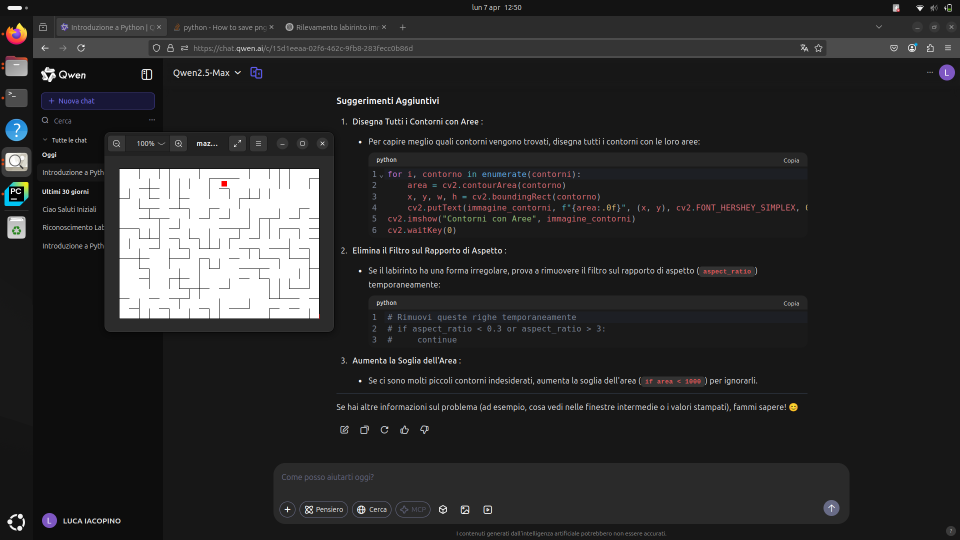
#> input picture maze_image/boh1.png, 1920 x 1080 px, found by its file name (shown at 1/2 size)
$ python maze_detect.py
#> lines starting #> are read from the running program, lines starting #| are printed output that depends on the picture; after the words box and inside, x2 and y2 are one past the last pixel; in counts of white or black regions, pixels touching at a corner belong together
import cv2  # Library for image processing
import numpy as np  # Library for working with arrays and matrices

def load_image(image_path):
#> called with image_path = './maze_image/boh1.png'
    image = cv2.imread(image_path)
#> image is the input picture: shape (1080, 1920, 3); mean B, G, R 43.8, 43.4, 43.7
    if image is None:
        print("Error: Unable to load image from '{}'".format(image_path))
        exit()
    cv2.imshow('image', image)
    cv2.waitKey(0)
    cv2.destroyWindow('image')
    return image


def detection_maze(image, scale):
    # Resize the image based on the scale
    height, width = image.shape[:2]
    resized_image = cv2.resize(image, (int(width * scale), int(height * scale)))

    # Convert the image to grayscale
    gray = cv2.cvtColor(resized_image, cv2.COLOR_BGR2GRAY)
    cv2.imshow("Gray", gray)
    cv2.waitKey(0)

    # Apply a Gaussian blur to reduce noise
    blurred_gray = cv2.GaussianBlur(gray, (5, 5), 0)

    cv2.imshow("Blurred Gray", blurred_gray)
    cv2.waitKey(0)

    # Detect edges using Canny Edge Detection
    edges = cv2.Canny(blurred_gray, threshold1=50, threshold2=200)
    cv2.imshow("Edges", edges)
    cv2.waitKey(0)

    # Apply morphological filters to enhance edges
    kernel = np.ones((5, 5), np.uint8)
    enhanced_edges = cv2.morphologyEx(edges, cv2.MORPH_CLOSE, kernel)

    # Find contours in the image
    contours, _ = cv2.findContours(enhanced_edges, cv2.RETR_EXTERNAL, cv2.CHAIN_APPROX_SIMPLE)

    # Filter contours to find those that might represent a maze
    best_contour = None
    best_area = 0

    for contour in contours:
        # Calculate the area of the contour
        area = cv2.contourArea(contour)

        # Ignore contours that are too small (adjust threshold based on scale)
        if area < 500 / scale:  # <<< THRESHOLD SCALED BASED ON SIZE
            continue

        # Get the bounding rectangle of the contour
        x, y, w, h = cv2.boundingRect(contour)

        # Calculate the aspect ratio (width/height)
        aspect_ratio = w / h

        # Ignore contours with extreme aspect ratios (e.g., thin lines)
        if aspect_ratio < 0.3 or aspect_ratio > 3:
            continue

        # Save the contour with the largest area (presumably the maze)
        if area > best_area:
            best_area = area
            best_contour = contour

    return best_contour, scale


def main():
    img = load_image('./maze_image/boh1.png')

    scales = [1.0, 1.5, 2.0, 0.75, 0.5]  # Different scales to test
    best_contour = None
    best_scale = 1.0
    best_area = 0

    for scale in scales:
        contour, scale_used = detection_maze(img, scale)
        if contour is not None:
            area = cv2.contourArea(contour)
            if area > best_area:
                best_area = area
                best_contour = contour
                best_scale = scale_used
#> this loop made 5 passes
#> (scale_used, area, best_scale) on passes 1 to 3: (1, 187257, 1), (1.5, 414661, 1.5), (2, 475825, 2)
#> (scale_used, area) on passes 4 to 5: (0.75, 66974), (0.5, 29652.5)
#> pass 1, in detection_maze, `edges = cv2.Canny(blurred_gray, threshold1=50, threshold2=200)`:
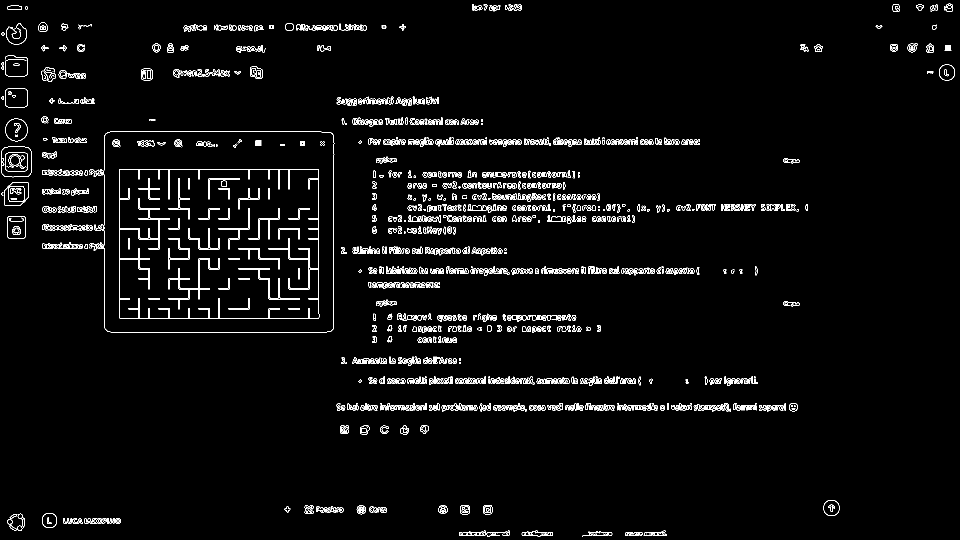
#> edges: shape (1080, 1920) (shown at 1/2 size); 2.9% white in thin lines or dots
#> pass 1, in detection_maze, `enhanced_edges = cv2.morphologyEx(edges, cv2.MORPH_CLOSE, kernel)`:
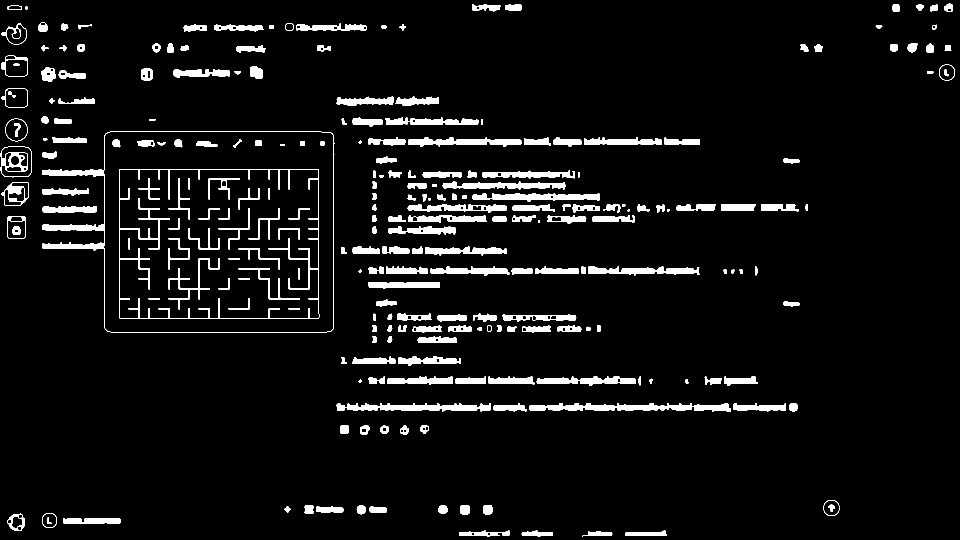
#> enhanced_edges: shape (1080, 1920) (shown at 1/2 size); 5.8% white; 247 white regions (2 under 20 px), largest, box (x1, y1, x2, y2) and area: (239, 338, 639, 637) 5972, (85, 263, 669, 665) 5448, (1058, 806, 1462, 824) 4221
#> after the loop, best_area = 475825; best_contour = [[478, 676], [478, 1273], [1275, 1273], [1275, 1271], [1276, 1270], [1276, 1255], [1275, 1254], [1275, 676]]; best_scale = 2

    if best_contour is None:
        print("Error: No maze detected.")
        exit()

    # 3. Resize the final image based on the best scale found
    height, width = img.shape[:2]
#> height = 1080; width = 1920
    resized_image = cv2.resize(img, (int(width * best_scale), int(height * best_scale)))

    # Draw the best contour found on the resized image
    image_with_best_contour = resized_image.copy()
    cv2.drawContours(image_with_best_contour, [best_contour], -1, (255, 0, 0), 2)
    cv2.imshow("Best Contour", image_with_best_contour)
    cv2.waitKey(0)

    # 4. Get the bounding rectangle of the maze
    x, y, w, h = cv2.boundingRect(best_contour)
#> x = 478; y = 676; w = 799; h = 598

    # Draw the bounding rectangle on the original image for verification
    image_with_rectangle = resized_image.copy()
    cv2.rectangle(image_with_rectangle, (x, y), (x + w, y + h), (0, 0, 255), 2)
    cv2.imshow("Bounding Rectangle", image_with_rectangle)
    cv2.waitKey(0)

    # 5. Crop the maze from the original image
    cropped_maze = resized_image[y:y + h, x:x + w]
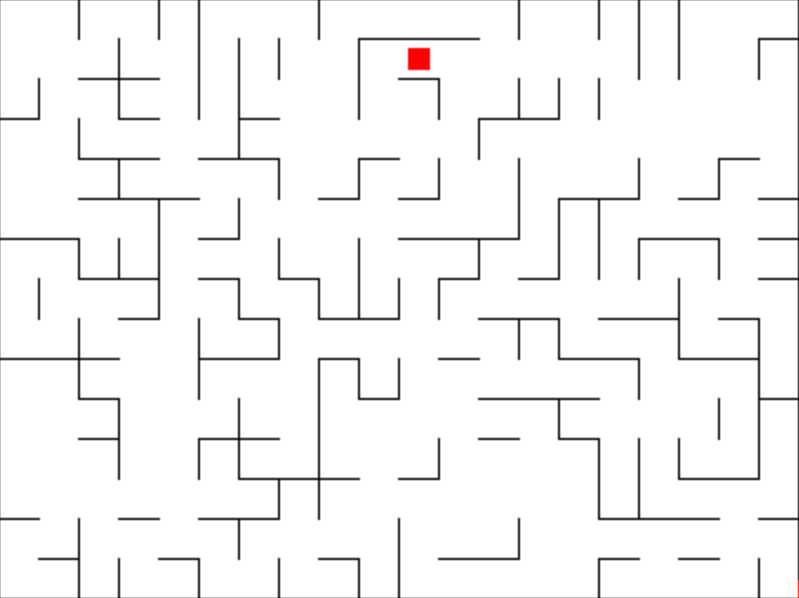
#> cropped_maze: shape (598, 799, 3); mean B, G, R 245.6, 245.6, 245.9

    # Show the cropped maze
    cv2.imshow("Cropped Maze", cropped_maze)
    cv2.waitKey(0)

    # Save the cropped image
    cv2.imwrite("cropped_maze.png", cropped_maze)

    # Close all windows
    cv2.destroyAllWindows()


if __name__ == '__main__':
    main()

$ run again, with maze_image/boh2.png copied over maze_image/boh1.png
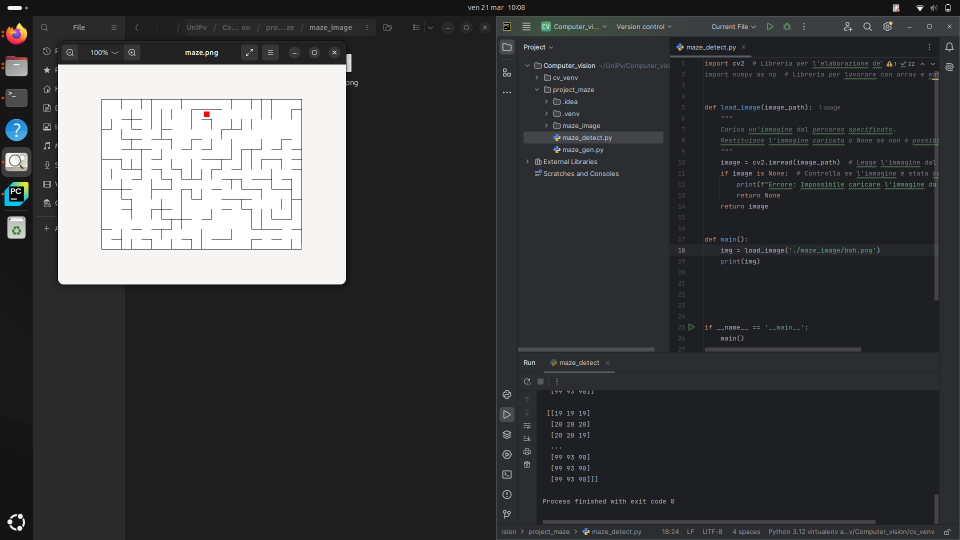
#> input picture maze_image/boh2.png, 1920 x 1080 px, found by its file name (shown at 1/2 size)
#> in load_image, image is the input picture: shape (1080, 1920, 3); mean B, G, R 64.2, 63, 62.2
#> the loop in main, `for scale in scales:` made 5 passes
#> (scale_used, area, best_scale) on passes 1 to 3: (1, 253491, 1), (1.5, 571777, 1.5), (2, 1014976.5, 2)
#> pass 1, in detection_maze, `edges = cv2.Canny(blurred_gray, threshold1=50, threshold2=200)`:
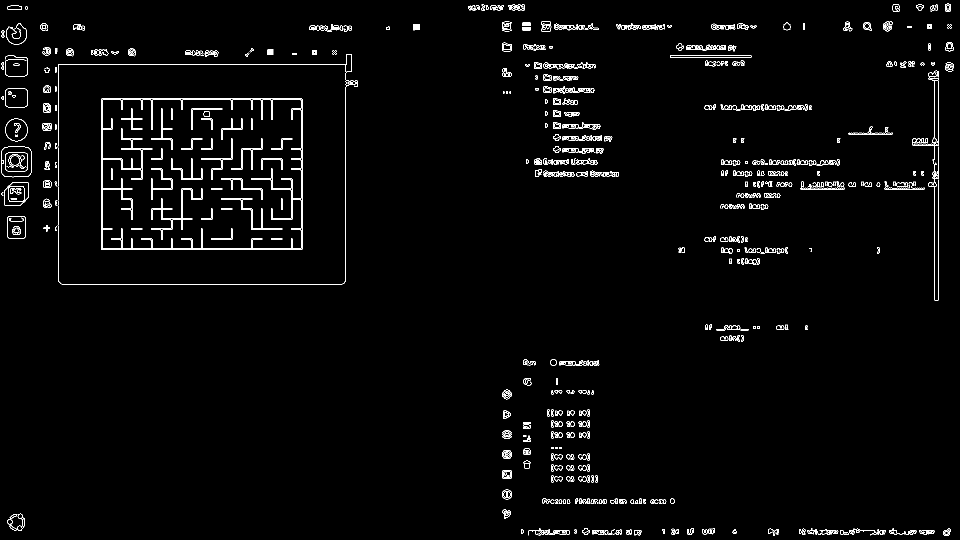
#> edges: shape (1080, 1920) (shown at 1/2 size); 2% white in thin lines or dots
#> after the loop in main, `for scale in scales:`: best_area = 1014976.5; best_contour = contour of 262 points, box (x1, y1, x2, y2) (220, 216, 1431, 1138), area 1014976; best_scale = 2
#> x = 220; y = 216; w = 1211; h = 922
#> in main, `cropped_maze = resized_image[y:y + h, x:x + w]`:
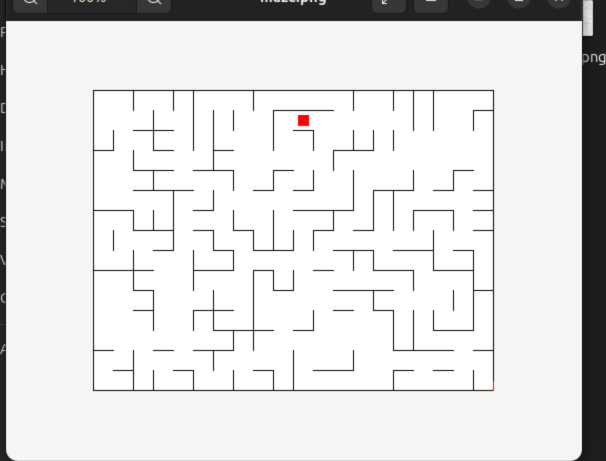
#> cropped_maze: shape (922, 1211, 3) (shown at 1/2 size); mean B, G, R 224.6, 225.1, 225.7

$ run again, with maze_image/boh.png copied over maze_image/boh1.png
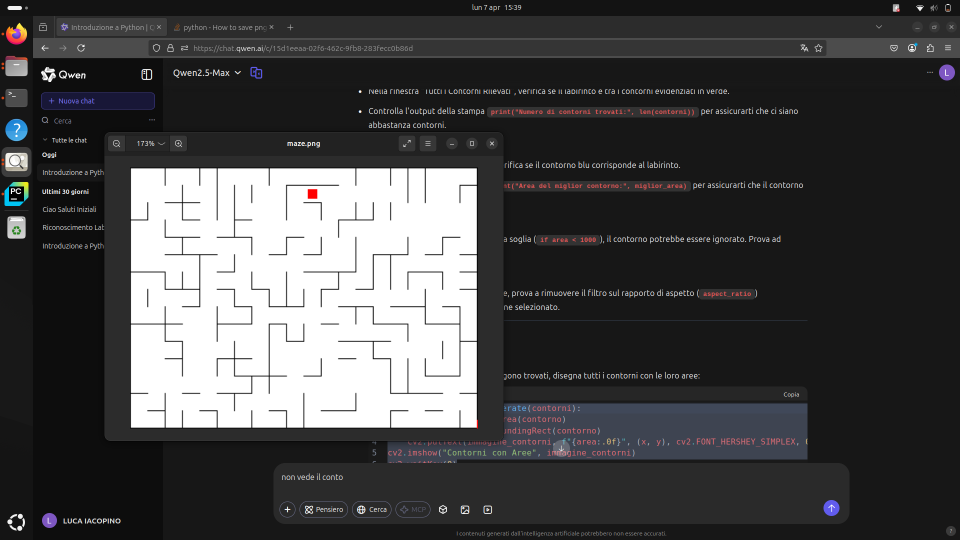
#> input picture maze_image/boh.png, 1920 x 1080 px, found by its file name (shown at 1/2 size)
#> in load_image, image is the input picture: shape (1080, 1920, 3); mean B, G, R 71.3, 70.5, 70.6
#> the loop in main, `for scale in scales:` made 5 passes
#> (scale_used, area, best_scale) on passes 1 to 3: (1, 359065, 1), (1.5, 806512, 1.5), (2, 1435081, 2)
#> pass 1, in detection_maze, `edges = cv2.Canny(blurred_gray, threshold1=50, threshold2=200)`:
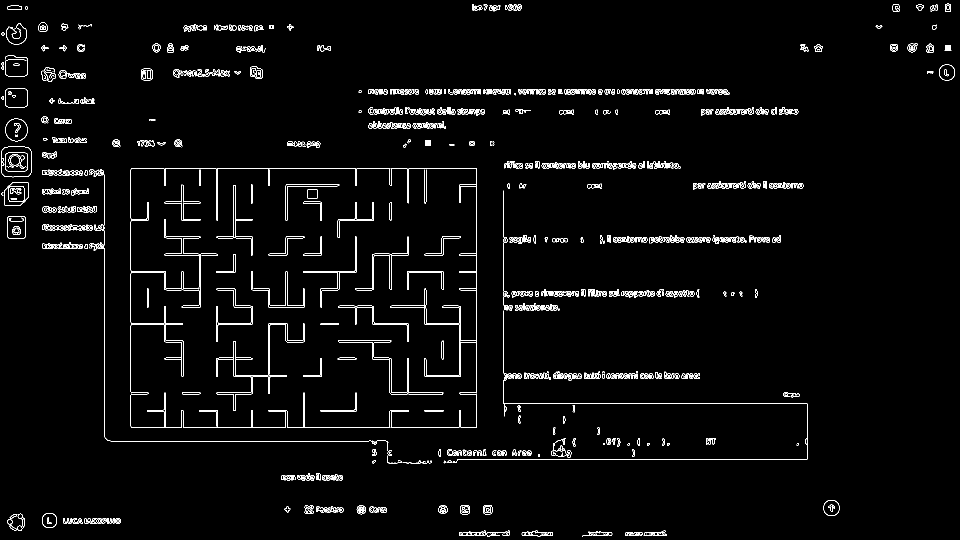
#> edges: shape (1080, 1920) (shown at 1/2 size); 2.5% white in thin lines or dots
#> after the loop in main, `for scale in scales:`: best_area = 1435081; best_contour = contour of 94 points, box (x1, y1, x2, y2) (523, 673, 1908, 1711), area 1435081; best_scale = 2
#> x = 523; y = 673; w = 1385; h = 1038
#> in main, `cropped_maze = resized_image[y:y + h, x:x + w]`:
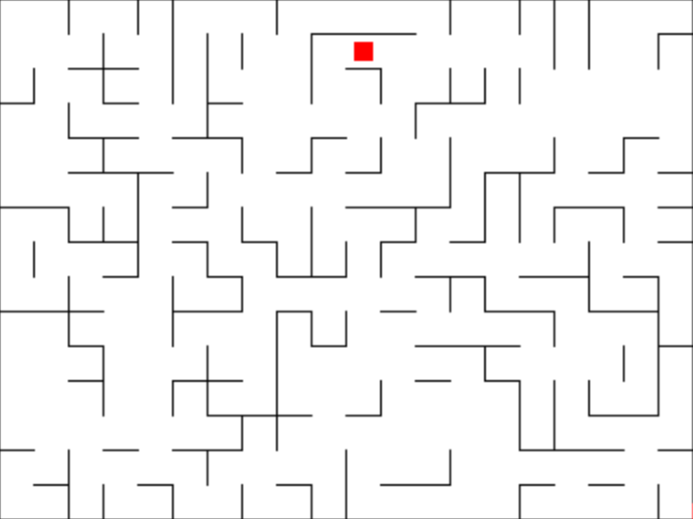
#> cropped_maze: shape (1038, 1385, 3) (shown at 1/2 size); mean B, G, R 245.6, 245.6, 245.8
